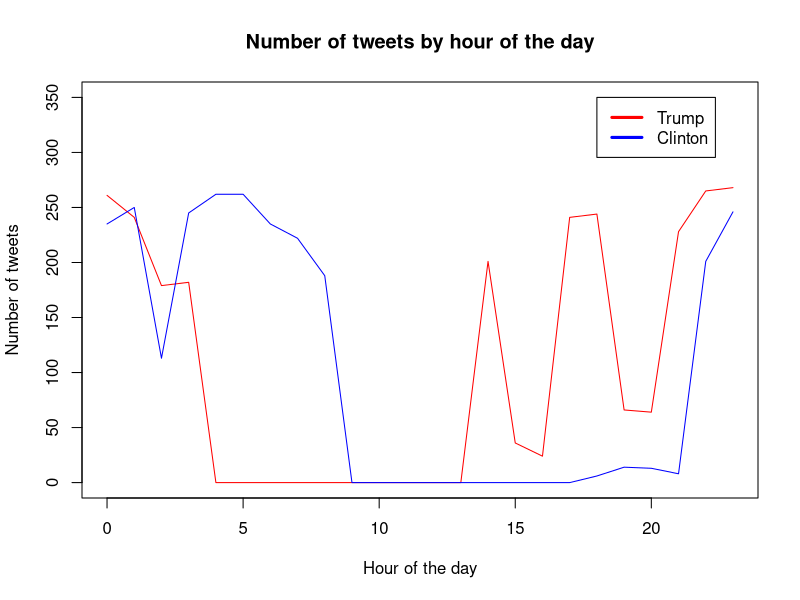

The R source for this figure:
hours = c(0,1,2,3,4,5,6,7,8,9,10,11,12,13,14,15,16,17,18,19,20,21,22,23)
trump.tweets.by.hour = c(261, 241, 179, 182, 0, 0, 0, 0, 0, 0, 0, 0, 0, 0, 201, 36, 24, 241, 244, 66, 64, 228, 265, 268)
clinton.tweets.by.hour = c(235, 250, 113, 245, 262, 262, 235, 222, 188, 0, 0, 0, 0, 0, 0, 0, 0, 0, 6, 14, 13, 8, 201, 246)
plot(hours, trump.tweets.by.hour, type='l', xlab='Hour of the day', ylab='Number of tweets', col='red', main='Number of tweets by hour of the day', ylim=c(0, 350))
lines(hours, clinton.tweets.by.hour, col='blue')
legend(x=18, y=350, legend=c('Trump', 'Clinton'),col=c('red','blue'), lwd=3, lty=1)

